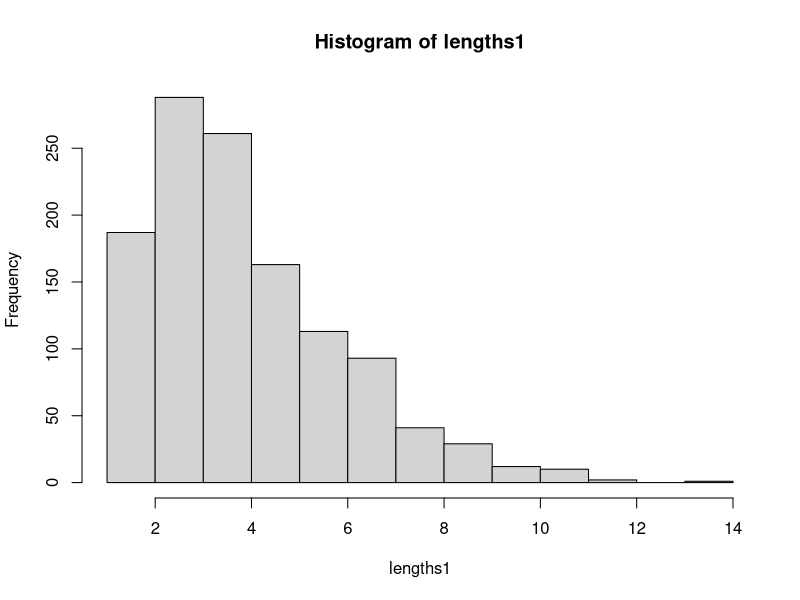
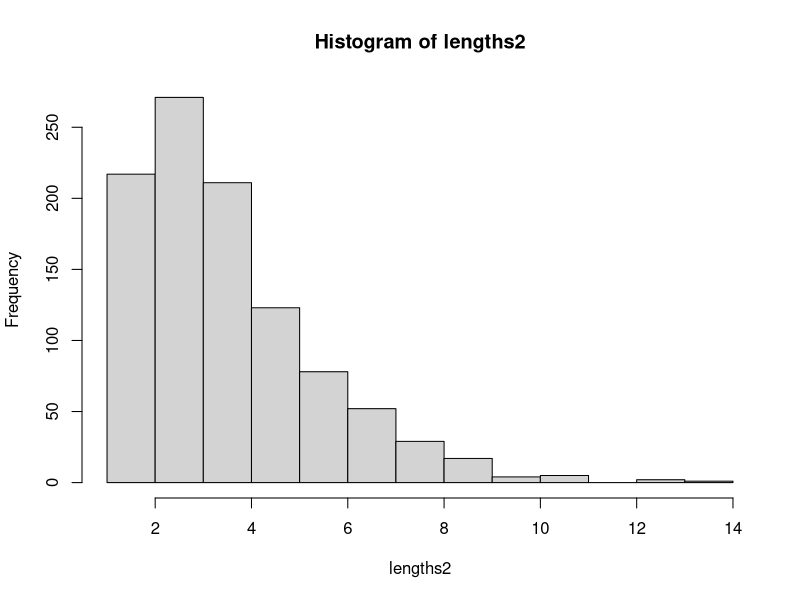
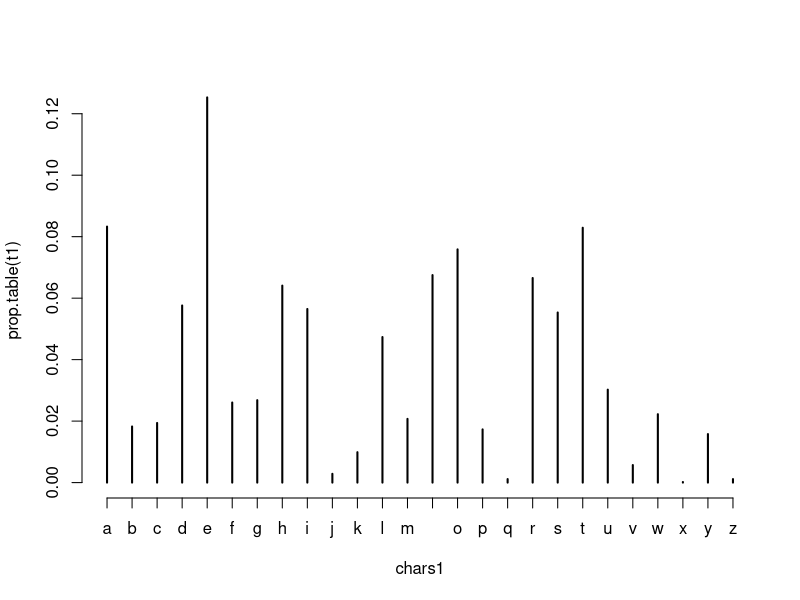
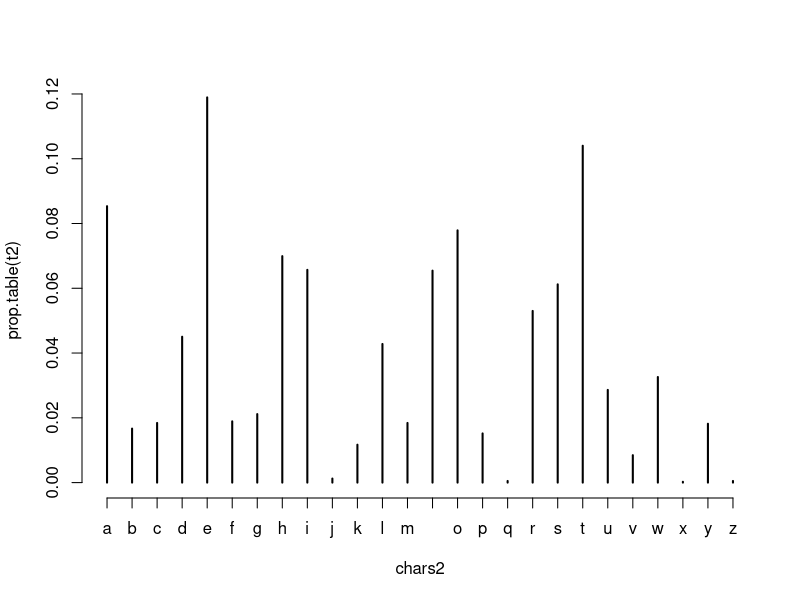

Here is the R script that generated these plots, in order:
#### 1
# nacteni soubrou
file1 <- readLines("data/hw1_source/001.txt")
file2 <- readLines("data/hw1_source/002.txt")

# rozdeleni textu na slova
splitted = strsplit(file1[2], " +")
splitted2 = strsplit(file2[2], " +")

# vektor delek slov
lengths1 = unlist(Map(function(x) nchar(x), splitted))
lengths2 = unlist(Map(function(x) nchar(x), splitted2))

# zakladni hodnoty a histogram souboru 1
mean(lengths1)
var(lengths1)
hist(lengths1)

# zakladni hodnoty a histogram souboru 2
mean(lengths2)
var(lengths2)
hist(lengths2)

#### 2
# rozdeleni na pismena
chars1 <- strsplit(gsub(" ", "", file1[2] , fixed = TRUE), "")
chars2 <- strsplit(gsub(" ", "", file2[2] , fixed = TRUE), "")

# cetnost pismen
t1 <- table(chars1)
t2 <- table(chars2)

plot(prop.table(t1))
plot(prop.table(t2))

# hladina významnosti
alpha = 0.05

#### 3
# Cetnost delek slov prvniho souboru
tlen1 = table(lengths1)
# Cetnost delek slov druheho souboru
tlen2 = table(lengths2)
# Doplneni nulovych cetnosti pro slova delek 12 a 15
tlen1 = append(tlen1, 0, after = 12)
tlen2 = append(tlen2, 0, after = 11)

# Vytvoreni kontingencni tabulky z jednotlivych cetnosti delek slov
contingencyTable1 = matrix(c(tlen1, tlen2), 14, 2)
chisq.test(contingencyTable1)

# p hodnota < alfa => zamítám H0 

####  4
# o datech nic nevíme, takze nepředpokládáme stejný rozptyl
t.test(lengths1, lengths2, var.equal=F)

####  5
conTab2 = matrix(c(t1, t2), 26, 2)
chisq.test(conTab2)